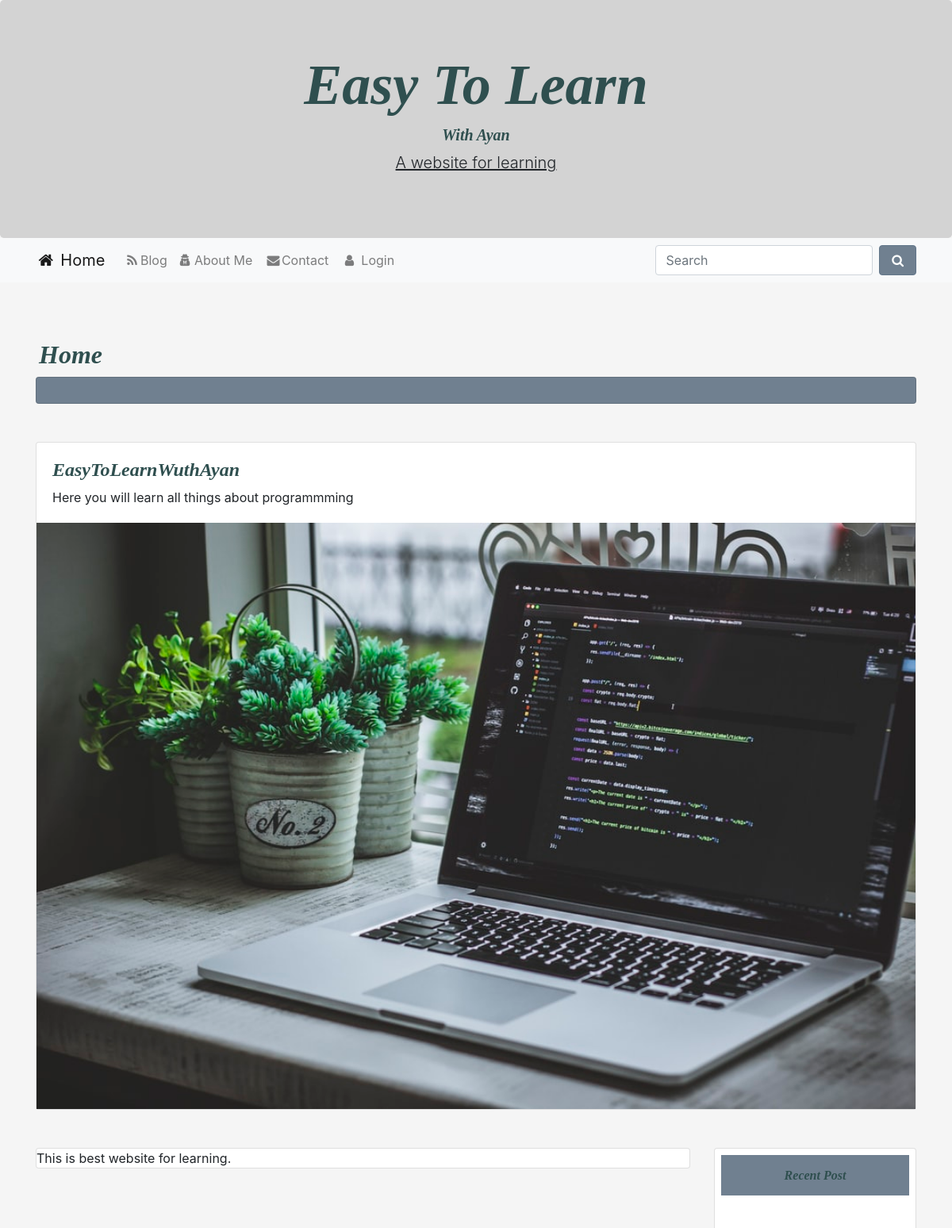
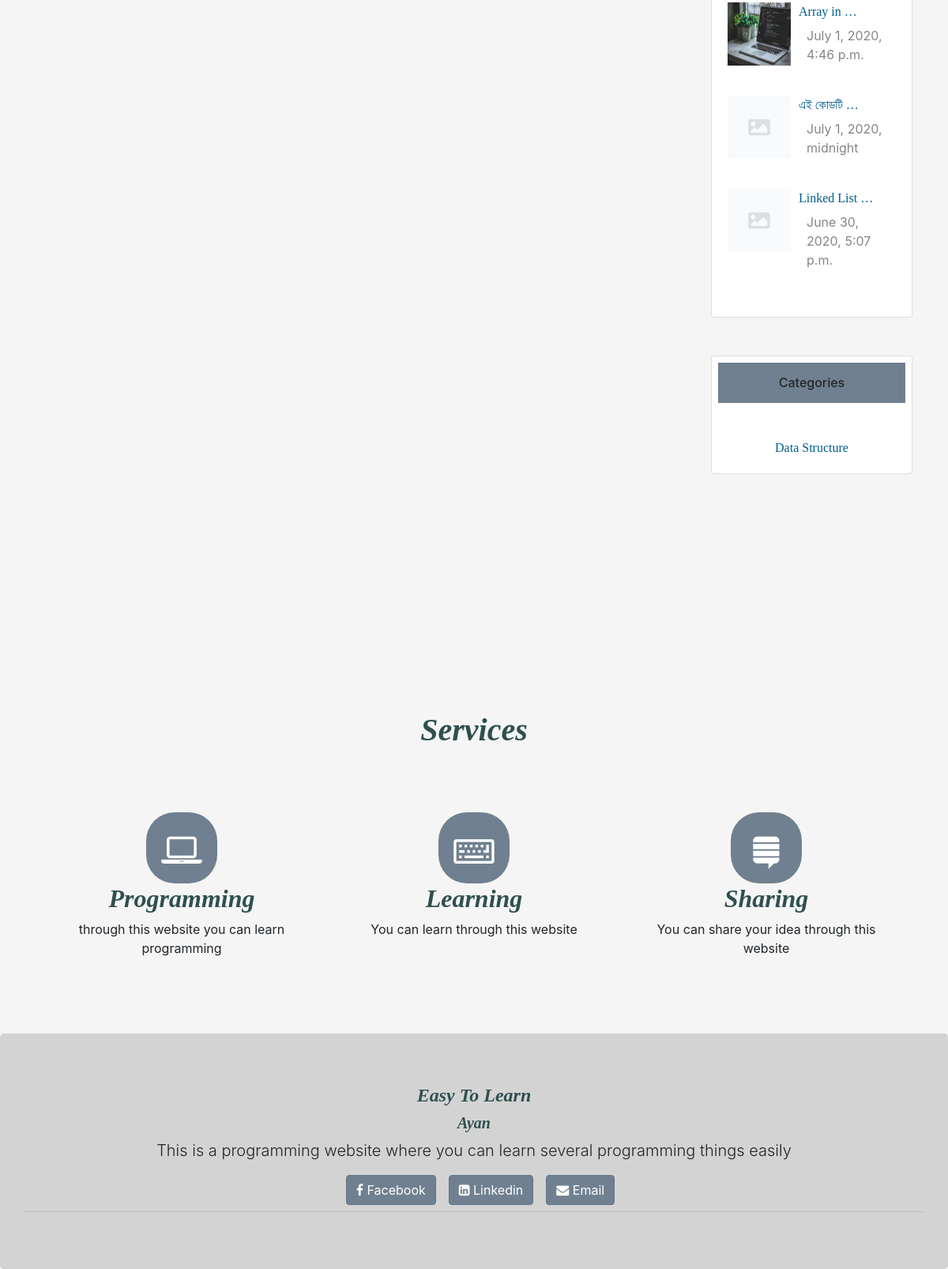
The page / on the database its author committed (2 pictures, top to bottom).
### home/models.py (models this page shows, shortened)
class Post(models.Model):
    category = models.ForeignKey(Category, on_delete=models.CASCADE)
    postAuthor = models.CharField(max_length=200)
    postId = models.AutoField(primary_key=True, auto_created=True)
    postTitle = models.CharField(max_length=200)
    postTimeDate = models.DateTimeField(auto_now_add=True, auto_now=False, blank=True)
    postInC = models.TextField()
    postInCplus = models.TextField()
    postInPython = models.TextField()
    postDescriptions = models.TextField()
    postUrl = models.TextField(blank=True)
    postImage = models.ImageField(blank=True, null=True)
    views = models.IntegerField(default=0)
    cat_search=models.CharField(max_length=200, null=False)
    def get_photo_url(self):
        if self.postImage and hasattr(self.postImage, 'url'):
            return self.postImage.url
        else:
            return "/static/no.png"

class Category(models.Model):
    category = models.CharField(max_length=200, primary_key=True)

### home/views.py (the view)
# urls.py: path('', views.home, name='home'),
def home(request):
    Recent = Post.objects.all().order_by('-postTimeDate')[0:3]
    cat = Category.objects.all()[0:3]
    context = {'RecentPost': Recent,
               'Categories': cat, }
    return render(request, 'home.html', context)

### templates/home.html (shortened to what this page needs)
{% extends 'base.html' %}
{% load static %}
 {% block body %}
<div class="row ml-1 mb-1">
    <h2 class="mb-1"  id="heading">Home</h2>
</div>
  <div class="row">
     <div class="col-sm-12 mb-5">
<div class="card p-3 mb-5" style="background-color:#708090;"></div>
<div class="card promoting-card">
  <div class="card-body d-flex flex-row">
    <div>
      <h4 class="card-title font-weight-bold mb-2" id="heading">EasyToLearnWuthAyan</h4>
      <span>Here you will learn all things about programmming</span>
    </div>
  </div>
  <div class="view overlay">
    <img class="card-img-top rounded-0" src="{% static 'pp.jpeg' %}" alt="Card image cap">
  </div>
</div>
     </div>
  </div>
  <div class="row">
      <div class="col-sm-9">
      <div class="card">
    This is best website for learning.
      </div>
</div>
  <div class="col-sm-3">
<div class="card promoting-card">
<h6 class="bg-success m-2  p-3 text-center" id="heading">Recent Post</h6>
 <div class="card-body">
                        <div class="mt-3">
                             {% for post in RecentPost%}
                            <img style="float:left;" class="d-inline-block" src="{{ post.get_photo_url }}" height=80;
                                width=80; alt="abc">
                            <a href="{% url 'readMore' post.postId %}">
                                <p  style="margin-left:90px;" class="text-style">
                                    {{ post.postTitle |truncatewords:2 }}
                                </p>
                            </a>
                            <p style="margin-left:100px; margin-top:-10px;" class="description">{{ post.postTimeDate }}</p>
                            <br>
                             {% endfor %}
                        </div>
                    </div>
</div>
<div class="card promoting-card mt-5">
<h6 class="bg-success m-2 p-3 text-center " id="heading ">Categories</h6>
  <div class="card-body">
                        <div class="mt-3 text-center">
                             {% for cat in Categories%}
                            <a class="text-style" href="{% url 'categories' cat.category %}"> {{cat.category}} </a><br>
                             {% endfor %}
                        </div>
                    </div>
</div>
</div>
  </div>
{% endblock body %}

### static/css/style.css (style rules this page uses)
#heading { font-family:bitter,georgia,"times new roman",times,serif; font-weight:bold; color:#2F4F4F; font-style: italic }
.description { color:#868686; fon-weight:bold; margin-top:-2px; }
.text-style { font-family:bitter,georgia,"times new roman",times,serif; color:#005E90; }
.bg-success { background-color:#708090 !important; }

### rows shown on the page
Post: get_photo_url (picture), postTitle "Array in …", postTimeDate "July 1, 2020, 4:46 p.m."
Post: postTitle "এই কোডটি …", postTimeDate "July 1, 2020, midnight"
Post: postTitle "Linked List …", postTimeDate "June 30, 2020, 5:07 p.m."
Category: category "Data Structure"
